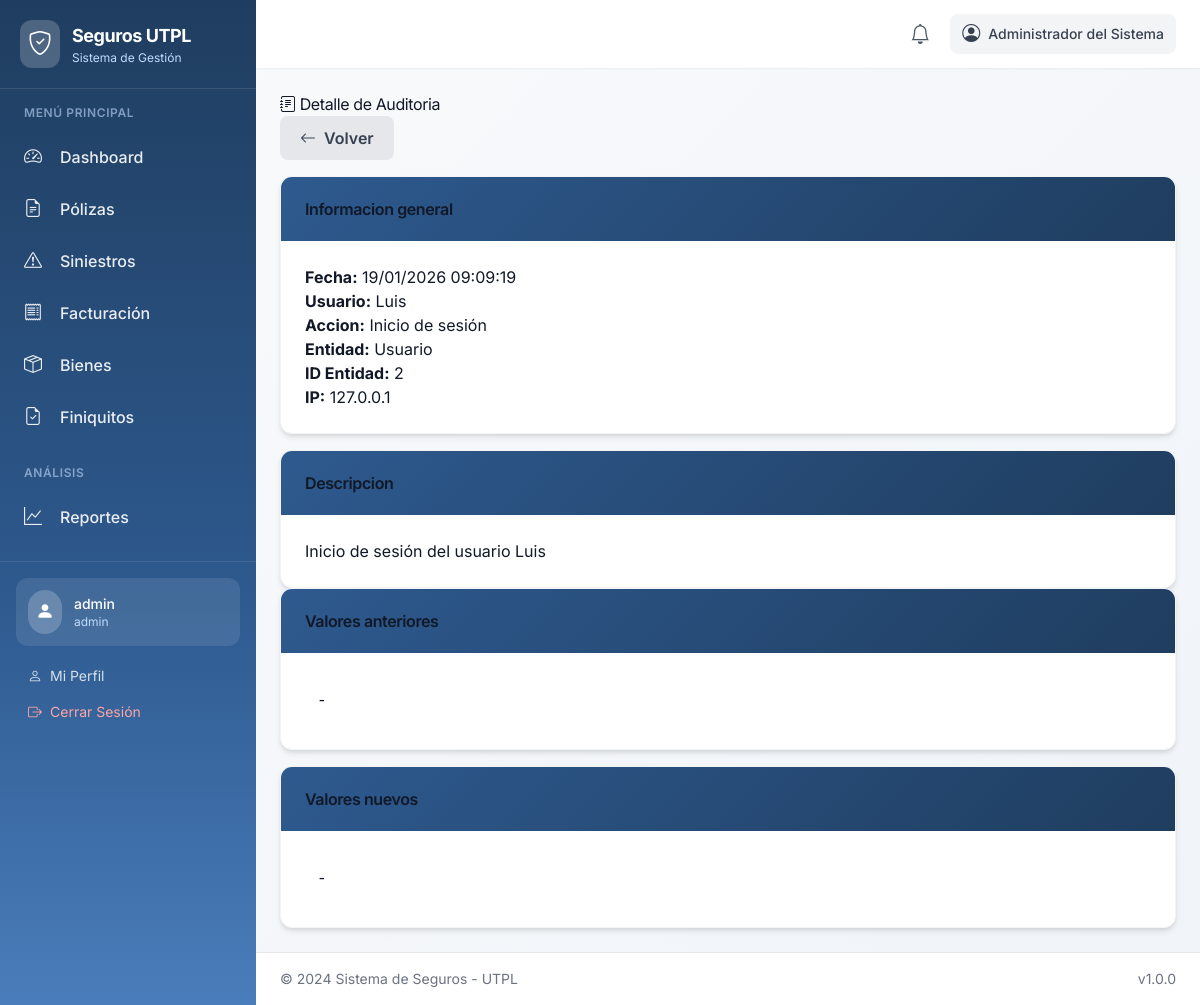
Page /audit/1/ (signed in) on the committed database.
### accounts/models.py (models this page shows, shortened)
class UserProfile(AbstractUser):
    ROLE_CHOICES = [
        ('admin', _('Administrador')),
        ('insurance_manager', _('Gerente de Seguros')),
        ('requester', _('Custodio de Bienes')),
    ]
    full_name = models.CharField(
        _('Nombre completo'),
        max_length=255,
        blank=True
    )
    role = models.CharField(
        _('Rol'),
        max_length=20,
        choices=ROLE_CHOICES,
        default='requester'
    )
    department = models.CharField(
        _('Departamento'),
        max_length=100,
        blank=True
    )
    phone = models.CharField(
        _('Teléfono'),
        max_length=20,
        blank=True
    )
    created_at = models.DateTimeField(_('Fecha de creación'), auto_now_add=True)
    updated_at = models.DateTimeField(_('Fecha de actualización'), auto_now=True)
    class Meta:
        verbose_name = _('Perfil de Usuario')
        verbose_name_plural = _('Perfiles de Usuario')
        ordering = ['-created_at']
    def get_full_name(self):
        if self.full_name:
            return self.full_name
        return super().get_full_name() or self.username
    def get_role_permissions(self):
        permissions_map = {
            'admin': [
                'users_read', 'users_write', 'users_create', 'users_update', 'users_delete', 'users_manage',
                'policies_read', 'policies_write', 'policies_create', 'policies_update', 'policies_delete', 'policies_manage',
                'claims_read', 'claims_write', 'claims_update', 'claims_delete', 'claims_manage',
                'invoices_read', 'invoices_write', 'invoices_create', 'invoices_update', 'invoices_delete', 'invoices_manage',
                'assets_read', 'assets_write', 'assets_create', 'assets_update', 'assets_delete', 'assets_manage',
                'reports_read', 'reports_write', 'reports_create', 'reports_update', 'reports_delete', 'reports_manage',
                'insurance_companies_read', 'insurance_companies_write', 'insurance_companies_create', 'insurance_companies_update', 'insurance_companies_delete', 'insurance_companies_manage',
                'brokers_read', 'brokers_write', 'brokers_create', 'brokers_update', 'brokers_delete', 'brokers_manage',
                'settings_read', 'settings_write', 'settings_create', 'settings_update', 'settings_delete', 'settings_manage',
                'alerts_read', 'alerts_create', 'alerts_write', 'alerts_execute', 'alerts_delete'
            ],
            'insurance_manager': [
                'users_read',
                'policies_read', 'policies_write', 'policies_create', 'policies_update', 'policies_delete',
                'claims_read', 'claims_write', 'claims_update', 'claims_manage',
                'invoices_read', 'invoices_write', 'invoices_create', 'invoices_update',
                'assets_read',
                'reports_read',
                'insurance_companies_read', 'insurance_companies_write', 'insurance_companies_create', 'insurance_companies_update',
                'brokers_read', 'brokers_write', 'brokers_create', 'brokers_update'
            ],
            'requester': [
                'claims_read', 'claims_write', 'claims_create',
                'assets_read'  # Only their own assets
            ]
        }
        return permissions_map.get(self.role, [])

### audit/models.py (models this page shows, shortened)
class AuditLog(models.Model):
    ACTION_TYPE_CHOICES = [
        ('create', _('Crear')),
        ('update', _('Actualizar')),
        ('delete', _('Eliminar')),
        ('login', _('Inicio de sesión')),
        ('logout', _('Cierre de sesión')),
        ('export', _('Exportación')),
        ('status_change', _('Cambio de estado')),
        ('payment', _('Pago')),
        ('document_upload', _('Subida de documento')),
    ]
    ENTITY_TYPE_CHOICES = [
        ('policy', _('Póliza')),
        ('claim', _('Siniestro')),
        ('invoice', _('Factura')),
        ('asset', _('Activo')),
        ('user', _('Usuario')),
        ('insurance_company', _('Compañía aseguradora')),
        ('broker', _('Corredor')),
        ('notification', _('Notificación')),
    ]
    user = models.ForeignKey(
        UserProfile,
        on_delete=models.SET_NULL,
        null=True,
        blank=True,
        verbose_name=_('Usuario'),
        related_name='audit_logs'
    )
    action_type = models.CharField(
        _('Tipo de acción'),
        max_length=20,
        choices=ACTION_TYPE_CHOICES
    )
    entity_type = models.CharField(
        _('Tipo de entidad'),
        max_length=20,
        choices=ENTITY_TYPE_CHOICES
    )
    entity_id = models.CharField(
        _('ID de la entidad'),
        max_length=100,
        help_text=_('ID de la entidad afectada')
    )
    content_type = models.ForeignKey(
        ContentType,
        on_delete=models.CASCADE,
        null=True,
        blank=True
    )
    object_id = models.PositiveIntegerField(null=True, blank=True)
    content_object = GenericForeignKey('content_type', 'object_id')
    old_values = models.JSONField(
        _('Valores anteriores'),
        null=True,
        blank=True,
        help_text=_('JSON con los valores anteriores del registro')
    )
    new_values = models.JSONField(
        _('Valores nuevos'),
        null=True,
        blank=True,
        help_text=_('JSON con los valores nuevos del registro')
    )
    description = models.TextField(
        _('Descripción'),
        help_text=_('Descripción detallada de la acción realizada')
    )
    ip_address = models.GenericIPAddressField(
        _('Dirección IP'),
        null=True,
        blank=True
    )
    user_agent = models.TextField(
        _('User Agent'),
        null=True,
        blank=True,
        help_text=_('Información del navegador/dispositivo del usuario')
    )
    created_at = models.DateTimeField(_('Fecha de creación'), auto_now_add=True)
    class Meta:
        verbose_name = _('Log de Auditoría')
        verbose_name_plural = _('Logs de Auditoría')
        ordering = ['-created_at']
        indexes = [
            models.Index(fields=['user', '-created_at']),
            models.Index(fields=['action_type', '-created_at']),
            models.Index(fields=['entity_type', 'entity_id']),
            models.Index(fields=['-created_at']),
        ]

### audit/views.py (the view)
# urls.py: path('<int:pk>/', views.audit_log_detail, name='audit_log_detail'),
@login_required
@user_passes_test(lambda u: u.role in ['admin', 'insurance_manager'])
def audit_log_detail(request, pk):
    log_entry = get_object_or_404(AuditLog, pk=pk)
    return render(request, 'audit/audit_log_detail.html', {'log_entry': log_entry})

### templates/audit/audit_log_detail.html (shortened to what this page needs)
{% extends 'base.html' %}
{% load static %}
{% block content %}
<div class="row">
    <div class="col-12">
        <div class="d-flex justify-content-between align-items-center mb-4">
            <h1>
                <i class="bi bi-journal-text"></i> Detalle de Auditoria
            </h1>
            <a href="{% url 'audit:audit_log_list' %}" class="btn btn-secondary">
                <i class="bi bi-arrow-left"></i> Volver
            </a>
        </div>
    </div>
</div>
<div class="row">
    <div class="col-lg-6">
        <div class="card mb-4">
            <div class="card-header">
                <h6 class="mb-0">Informacion general</h6>
            </div>
            <div class="card-body">
                <p><strong>Fecha:</strong> {{ log_entry.created_at|date:"d/m/Y H:i:s" }}</p>
                <p><strong>Usuario:</strong> {{ log_entry.user.get_full_name|default:"Sistema" }}</p>
                <p><strong>Accion:</strong> {{ log_entry.get_action_type_display }}</p>
                <p><strong>Entidad:</strong> {{ log_entry.get_entity_type_display }}</p>
                <p><strong>ID Entidad:</strong> {{ log_entry.entity_id }}</p>
                <p><strong>IP:</strong> {{ log_entry.ip_address|default:"-" }}</p>
            </div>
        </div>
        <div class="card">
            <div class="card-header">
                <h6 class="mb-0">Descripcion</h6>
            </div>
            <div class="card-body">
                <p>{{ log_entry.description }}</p>
            </div>
        </div>
    </div>
    <div class="col-lg-6">
        <div class="card mb-4">
            <div class="card-header">
                <h6 class="mb-0">Valores anteriores</h6>
            </div>
            <div class="card-body">
                <pre class="bg-light p-3 rounded small">{{ log_entry.old_values|default:"-" }}</pre>
            </div>
        </div>
        <div class="card">
            <div class="card-header">
                <h6 class="mb-0">Valores nuevos</h6>
            </div>
            <div class="card-body">
                <pre class="bg-light p-3 rounded small">{{ log_entry.new_values|default:"-" }}</pre>
            </div>
        </div>
    </div>
</div>
{% endblock %}

### templates/base.html (shortened to what this page needs)
{% load static %}
<!DOCTYPE html>
<html lang="es">
<head>
    <script src="https://cdn.tailwindcss.com"></script>
    <link href="https://cdn.jsdelivr.net/npm/bootstrap-icons@1.10.0/font/bootstrap-icons.css" rel="stylesheet">
    <link href="{% static 'css/style.css' %}" rel="stylesheet">
</head>
<body class="bg-gray-100 font-sans">
    <div class="flex min-h-screen">
        {% if user.is_authenticated and user_permissions %}
        <aside id="sidebar"
            class="fixed inset-y-0 left-0 z-50 w-64 transform -translate-x-full lg:translate-x-0 transition-transform duration-300"
            style="background: linear-gradient(180deg, #1f3d5f 0%, #2e5a8f 60%, #4a7dbb 100%);">
            <div class="flex items-center space-x-3 p-5 border-b border-white/10">
                <div class="bg-white/20 p-2 rounded-xl">
                    <i class="bi bi-shield-check text-white text-2xl"></i>
                </div>
                <div>
                    <h1 class="text-white font-bold text-lg">Seguros UTPL</h1>
                    <p class="text-blue-200 text-xs">Sistema de Gestión</p>
                </div>
            </div>
            <nav class="sidebar-nav flex-1 overflow-y-auto px-3 py-4">
                <p class="text-blue-200/60 text-xs font-semibold uppercase tracking-wider px-3 mb-3">Menú Principal</p>
                <a href="{% url 'accounts:dashboard' %}"
                    class="nav-link flex items-center space-x-3 text-white/90 hover:text-white px-3 py-2.5 rounded-lg mb-1">
                    <i class="bi bi-speedometer2 text-lg w-6"></i>
                    <span class="font-medium">Dashboard</span>
                </a>
                {% if 'policies_read' in user_permissions %}
                <a href="{% url 'policies:policy_list' %}"
                    class="nav-link flex items-center space-x-3 text-white/90 hover:text-white px-3 py-2.5 rounded-lg mb-1">
                    <i class="bi bi-file-earmark-text text-lg w-6"></i>
                    <span class="font-medium">Pólizas</span>
                </a>
                {% endif %}
                {% if 'claims_read' in user_permissions %}
                <a href="{% url 'claims:claim_list' %}"
                    class="nav-link flex items-center space-x-3 text-white/90 hover:text-white px-3 py-2.5 rounded-lg mb-1">
                    <i class="bi bi-exclamation-triangle text-lg w-6"></i>
                    <span class="font-medium">Siniestros</span>
                </a>
                {% endif %}
                {% if 'invoices_read' in user_permissions %}
                <a href="{% url 'invoices:invoice_list' %}"
                    class="nav-link flex items-center space-x-3 text-white/90 hover:text-white px-3 py-2.5 rounded-lg mb-1">
                    <i class="bi bi-receipt text-lg w-6"></i>
                    <span class="font-medium">Facturación</span>
                </a>
                {% endif %}
                {% if 'assets_read' in user_permissions %}
                <a href="{% url 'assets:asset_list' %}"
                    class="nav-link flex items-center space-x-3 text-white/90 hover:text-white px-3 py-2.5 rounded-lg mb-1">
                    <i class="bi bi-box-seam text-lg w-6"></i>
                    <span class="font-medium">Bienes</span>
                </a>
                {% endif %}
                {% if 'claims_read' in user_permissions %}
                <a href="{% url 'claims:claim_settlements_list' %}"
                    class="nav-link flex items-center space-x-3 text-white/90 hover:text-white px-3 py-2.5 rounded-lg mb-1">
                    <i class="bi bi-file-earmark-check text-lg w-6"></i>
                    <span class="font-medium">Finiquitos</span>
                </a>
                {% endif %}
                {% if 'reports_read' in user_permissions %}
                <p class="text-blue-200/60 text-xs font-semibold uppercase tracking-wider px-3 mt-6 mb-3">Análisis</p>
                <a href="{% url 'reports:report_list' %}"
                    class="nav-link flex items-center space-x-3 text-white/90 hover:text-white px-3 py-2.5 rounded-lg mb-1">
                    <i class="bi bi-graph-up text-lg w-6"></i>
                    <span class="font-medium">Reportes</span>
                </a>
                {% endif %}
            </nav>
            <div class="p-4 border-t border-white/10">
                <div class="bg-white/10 rounded-xl p-3 mb-3">
                    <div class="flex items-center space-x-3">
                        <div class="bg-white/20 p-2 rounded-full">
                            <i class="bi bi-person-fill text-white text-lg"></i>
                        </div>
                        <div class="flex-1 min-w-0">
                            <p class="text-white font-medium text-sm truncate">{{ user.username }}</p>
                            <p class="text-blue-200 text-xs">{{ user.role }}</p>
                        </div>
                    </div>
                </div>
                <a href="{% url 'accounts:profile' %}"
                    class="flex items-center space-x-2 text-white/80 hover:text-white px-3 py-2 rounded-lg hover:bg-white/10 text-sm">
                    <i class="bi bi-person"></i>
                    <span>Mi Perfil</span>
                </a>
                <a href="{% url 'accounts:logout' %}"
                    class="flex items-center space-x-2 text-red-300 hover:text-red-200 px-3 py-2 rounded-lg hover:bg-red-500/20 text-sm">
                    <i class="bi bi-box-arrow-right"></i>
                    <span>Cerrar Sesión</span>
                </a>
            </div>
        </aside>
        {% endif %}
        <div
            class="flex-1 flex flex-col min-h-screen {% if user.is_authenticated and user_permissions %}lg:ml-64{% endif %}">
            {% if user.is_authenticated and user_permissions %}
            <header class="bg-white shadow-sm sticky top-0 z-30">
                <div class="flex items-center justify-between px-4 lg:px-6 py-3">
                    <div class="flex items-center space-x-3 ml-auto">
                        <div class="relative" x-data="{ open: false }">
                            <button @click="open = !open"
                                class="relative p-2 text-gray-600 hover:bg-gray-100 rounded-lg">
                                <i class="bi bi-bell text-xl"></i>
                            </button>
                        </div>
                        <div
                            class="hidden lg:flex items-center space-x-2 text-gray-700 bg-gray-100 px-3 py-1.5 rounded-lg">
                            <i class="bi bi-person-circle text-lg"></i>
                            <span class="text-sm font-medium">{{ user_full_name|default:user.username }}</span>
                        </div>
                    </div>
                </div>
            </header>
            {% endif %}
            <main class="flex-1 {% if user.is_authenticated and user_permissions %}p-4 lg:p-6{% endif %}">
                {% block content %}{% endblock %}
            </main>
            {% if user.is_authenticated and user_permissions %}
            <footer class="bg-white border-t border-gray-200 mt-auto">
                <div
                    class="px-4 lg:px-6 py-4 flex flex-col sm:flex-row justify-between items-center text-sm text-gray-500">
                    <span>&copy; 2024 Sistema de Seguros - UTPL</span>
                    <span class="mt-1 sm:mt-0">v1.0.0</span>
                </div>
            </footer>
            {% endif %}
        </div>
    </div>
</body>
</html>

### rows in the picture
UserProfile: username "admin", role "admin", full_name+username "Administrador del Sistema"
AuditLog: created_at "19/01/2026 09:09:19", user.get_full_name "Luis", action_type "Inicio de sesión", entity_type "Usuario", entity_id "2", ip_address "127.0.0.1", description "Inicio de sesión del usuario Luis", old_values "-", new_values "-"
